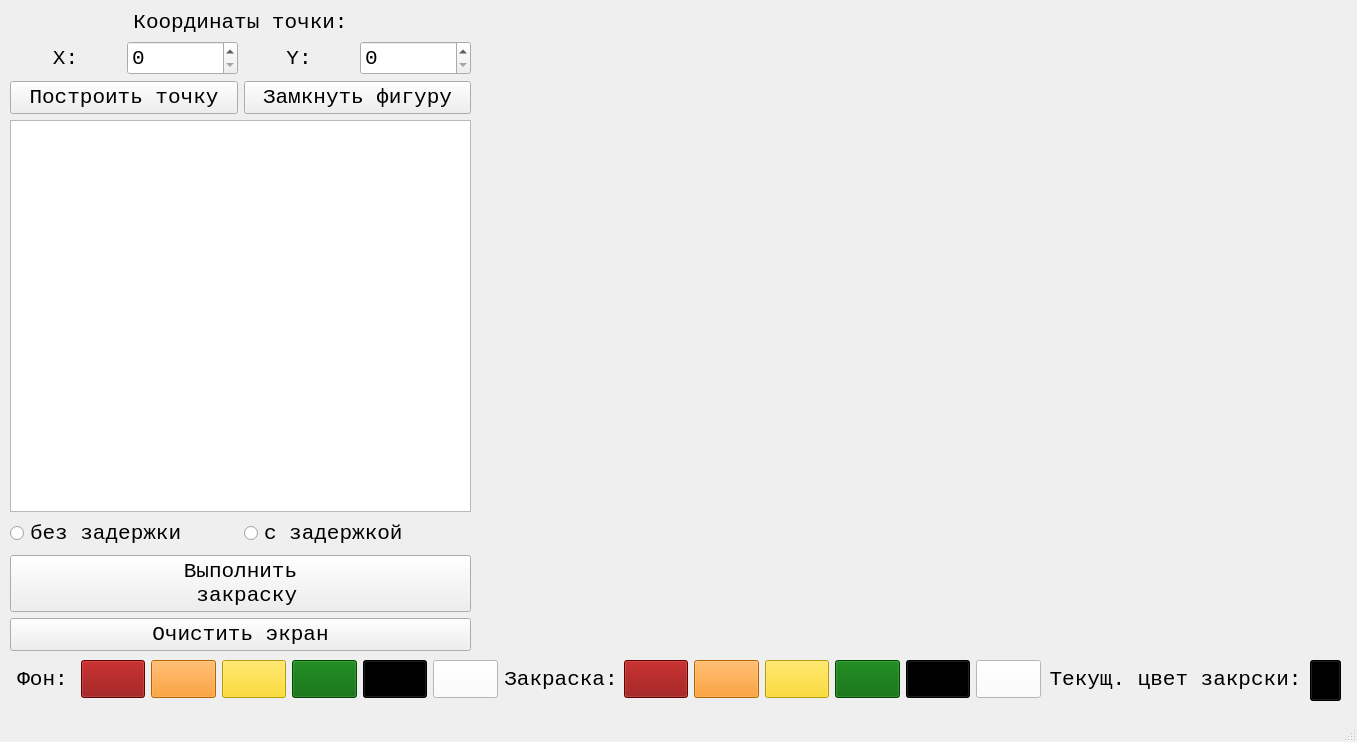
<?xml version="1.0" encoding="UTF-8"?>
<ui version="4.0">
 <class>MainWindow</class>
 <widget class="QMainWindow" name="MainWindow">
  <property name="geometry">
   <rect>
    <x>0</x>
    <y>0</y>
    <width>1357</width>
    <height>742</height>
   </rect>
  </property>
  <property name="windowTitle">
   <string>MainWindow</string>
  </property>
  <widget class="QWidget" name="centralwidget">
   <widget class="QWidget" name="gridLayoutWidget">
    <property name="geometry">
     <rect>
      <x>10</x>
      <y>10</y>
      <width>461</width>
      <height>641</height>
     </rect>
    </property>
    <property name="font">
     <font>
      <pointsize>16</pointsize>
     </font>
    </property>
    <layout class="QGridLayout" name="gridLayout">
     <item row="1" column="0">
      <widget class="QLabel" name="label_13">
       <property name="font">
        <font>
         <family>Consolas</family>
         <pointsize>16</pointsize>
        </font>
       </property>
       <property name="text">
        <string>X:</string>
       </property>
       <property name="alignment">
        <set>Qt::AlignCenter</set>
       </property>
      </widget>
     </item>
     <item row="1" column="1">
      <widget class="QDoubleSpinBox" name="dspCoordX">
       <property name="sizePolicy">
        <sizepolicy hsizetype="Minimum" vsizetype="Minimum">
         <horstretch>0</horstretch>
         <verstretch>0</verstretch>
        </sizepolicy>
       </property>
       <property name="font">
        <font>
         <family>Consolas</family>
         <pointsize>16</pointsize>
        </font>
       </property>
       <property name="decimals">
        <number>0</number>
       </property>
       <property name="minimum">
        <double>0.000000000000000</double>
       </property>
       <property name="maximum">
        <double>860.000000000000000</double>
       </property>
       <property name="value">
        <double>0.000000000000000</double>
       </property>
      </widget>
     </item>
     <item row="0" column="0" colspan="4">
      <widget class="QLabel" name="label_6">
       <property name="font">
        <font>
         <family>Consolas</family>
         <pointsize>16</pointsize>
        </font>
       </property>
       <property name="text">
        <string>Координаты точки:</string>
       </property>
       <property name="alignment">
        <set>Qt::AlignCenter</set>
       </property>
      </widget>
     </item>
     <item row="1" column="3">
      <widget class="QDoubleSpinBox" name="dspCoordY">
       <property name="sizePolicy">
        <sizepolicy hsizetype="Minimum" vsizetype="Minimum">
         <horstretch>0</horstretch>
         <verstretch>0</verstretch>
        </sizepolicy>
       </property>
       <property name="font">
        <font>
         <family>Consolas</family>
         <pointsize>16</pointsize>
        </font>
       </property>
       <property name="decimals">
        <number>0</number>
       </property>
       <property name="minimum">
        <double>0.000000000000000</double>
       </property>
       <property name="maximum">
        <double>860.000000000000000</double>
       </property>
       <property name="value">
        <double>0.000000000000000</double>
       </property>
      </widget>
     </item>
     <item row="5" column="0" rowspan="2" colspan="4">
      <widget class="QPushButton" name="btnFill">
       <property name="sizePolicy">
        <sizepolicy hsizetype="Minimum" vsizetype="Minimum">
         <horstretch>0</horstretch>
         <verstretch>0</verstretch>
        </sizepolicy>
       </property>
       <property name="font">
        <font>
         <family>Consolas</family>
         <pointsize>16</pointsize>
        </font>
       </property>
       <property name="text">
        <string>Выполнить
 закраску</string>
       </property>
      </widget>
     </item>
     <item row="2" column="0" colspan="2">
      <widget class="QPushButton" name="btnBuildPoint">
       <property name="sizePolicy">
        <sizepolicy hsizetype="Minimum" vsizetype="Minimum">
         <horstretch>0</horstretch>
         <verstretch>0</verstretch>
        </sizepolicy>
       </property>
       <property name="font">
        <font>
         <family>Consolas</family>
         <pointsize>16</pointsize>
        </font>
       </property>
       <property name="text">
        <string>Построить точку</string>
       </property>
      </widget>
     </item>
     <item row="2" column="2" colspan="2">
      <widget class="QPushButton" name="btnConnectAllPoints">
       <property name="sizePolicy">
        <sizepolicy hsizetype="Minimum" vsizetype="Minimum">
         <horstretch>0</horstretch>
         <verstretch>0</verstretch>
        </sizepolicy>
       </property>
       <property name="font">
        <font>
         <family>Consolas</family>
         <pointsize>16</pointsize>
        </font>
       </property>
       <property name="text">
        <string>Замкнуть фигуру</string>
       </property>
      </widget>
     </item>
     <item row="1" column="2">
      <widget class="QLabel" name="label_15">
       <property name="font">
        <font>
         <family>Consolas</family>
         <pointsize>16</pointsize>
        </font>
       </property>
       <property name="text">
        <string>Y:</string>
       </property>
       <property name="alignment">
        <set>Qt::AlignCenter</set>
       </property>
      </widget>
     </item>
     <item row="7" column="0" colspan="4">
      <widget class="QPushButton" name="btnClearScreen">
       <property name="sizePolicy">
        <sizepolicy hsizetype="Minimum" vsizetype="Minimum">
         <horstretch>0</horstretch>
         <verstretch>0</verstretch>
        </sizepolicy>
       </property>
       <property name="font">
        <font>
         <family>Consolas</family>
         <pointsize>16</pointsize>
        </font>
       </property>
       <property name="text">
        <string>Очистить экран</string>
       </property>
      </widget>
     </item>
     <item row="3" column="0" colspan="4">
      <widget class="QListWidget" name="listWidget">
       <property name="sizePolicy">
        <sizepolicy hsizetype="Expanding" vsizetype="Expanding">
         <horstretch>0</horstretch>
         <verstretch>0</verstretch>
        </sizepolicy>
       </property>
      </widget>
     </item>
     <item row="4" column="0" colspan="2">
      <widget class="QRadioButton" name="radioBtnNoDelay">
       <property name="font">
        <font>
         <family>Consolas</family>
         <pointsize>16</pointsize>
        </font>
       </property>
       <property name="text">
        <string>без задержки</string>
       </property>
      </widget>
     </item>
     <item row="4" column="2" colspan="2">
      <widget class="QRadioButton" name="rBtnDelay">
       <property name="font">
        <font>
         <family>Consolas</family>
         <pointsize>16</pointsize>
        </font>
       </property>
       <property name="text">
        <string>с задержкой</string>
       </property>
      </widget>
     </item>
    </layout>
   </widget>
   <widget class="QWidget" name="gridLayoutWidget_2">
    <property name="geometry">
     <rect>
      <x>10</x>
      <y>660</y>
      <width>1031</width>
      <height>38</height>
     </rect>
    </property>
    <property name="font">
     <font>
      <pointsize>16</pointsize>
     </font>
    </property>
    <layout class="QGridLayout" name="gridLayout_2">
     <item row="1" column="2">
      <widget class="QPushButton" name="btnBgColorORANGE">
       <property name="sizePolicy">
        <sizepolicy hsizetype="Minimum" vsizetype="Minimum">
         <horstretch>0</horstretch>
         <verstretch>0</verstretch>
        </sizepolicy>
       </property>
       <property name="font">
        <font>
         <pointsize>16</pointsize>
        </font>
       </property>
       <property name="styleSheet">
        <string notr="true">background-color: rgb(255, 140, 0);</string>
       </property>
       <property name="text">
        <string/>
       </property>
      </widget>
     </item>
     <item row="1" column="8">
      <widget class="QPushButton" name="btnFillColorRED">
       <property name="sizePolicy">
        <sizepolicy hsizetype="Minimum" vsizetype="Minimum">
         <horstretch>0</horstretch>
         <verstretch>0</verstretch>
        </sizepolicy>
       </property>
       <property name="font">
        <font>
         <pointsize>16</pointsize>
        </font>
       </property>
       <property name="styleSheet">
        <string notr="true">background-color: rgb(139, 0, 0);</string>
       </property>
       <property name="text">
        <string/>
       </property>
      </widget>
     </item>
     <item row="1" column="1">
      <widget class="QPushButton" name="btnBgColorRED">
       <property name="sizePolicy">
        <sizepolicy hsizetype="Minimum" vsizetype="Minimum">
         <horstretch>0</horstretch>
         <verstretch>0</verstretch>
        </sizepolicy>
       </property>
       <property name="font">
        <font>
         <pointsize>16</pointsize>
        </font>
       </property>
       <property name="styleSheet">
        <string notr="true">background-color: rgb(139, 0, 0);</string>
       </property>
       <property name="text">
        <string/>
       </property>
      </widget>
     </item>
     <item row="1" column="0">
      <widget class="QLabel" name="label_8">
       <property name="font">
        <font>
         <family>Consolas</family>
         <pointsize>16</pointsize>
        </font>
       </property>
       <property name="text">
        <string>Фон:</string>
       </property>
       <property name="alignment">
        <set>Qt::AlignCenter</set>
       </property>
      </widget>
     </item>
     <item row="1" column="9">
      <widget class="QPushButton" name="btnFillColorORANGE">
       <property name="sizePolicy">
        <sizepolicy hsizetype="Minimum" vsizetype="Minimum">
         <horstretch>0</horstretch>
         <verstretch>0</verstretch>
        </sizepolicy>
       </property>
       <property name="font">
        <font>
         <pointsize>16</pointsize>
        </font>
       </property>
       <property name="styleSheet">
        <string notr="true">background-color: rgb(255, 140, 0);</string>
       </property>
       <property name="text">
        <string/>
       </property>
      </widget>
     </item>
     <item row="1" column="6">
      <widget class="QPushButton" name="btnBgColorWHITE">
       <property name="sizePolicy">
        <sizepolicy hsizetype="Minimum" vsizetype="Minimum">
         <horstretch>0</horstretch>
         <verstretch>0</verstretch>
        </sizepolicy>
       </property>
       <property name="font">
        <font>
         <pointsize>16</pointsize>
        </font>
       </property>
       <property name="styleSheet">
        <string notr="true">background-color: rgb(255, 255, 255);</string>
       </property>
       <property name="text">
        <string/>
       </property>
      </widget>
     </item>
     <item row="1" column="4">
      <widget class="QPushButton" name="btnBgColorGREEN">
       <property name="sizePolicy">
        <sizepolicy hsizetype="Minimum" vsizetype="Minimum">
         <horstretch>0</horstretch>
         <verstretch>0</verstretch>
        </sizepolicy>
       </property>
       <property name="font">
        <font>
         <pointsize>16</pointsize>
        </font>
       </property>
       <property name="styleSheet">
        <string notr="true">background-color: rgb(0, 100, 0);</string>
       </property>
       <property name="text">
        <string/>
       </property>
      </widget>
     </item>
     <item row="1" column="3">
      <widget class="QPushButton" name="btnBgColorYELLOW">
       <property name="sizePolicy">
        <sizepolicy hsizetype="Minimum" vsizetype="Minimum">
         <horstretch>0</horstretch>
         <verstretch>0</verstretch>
        </sizepolicy>
       </property>
       <property name="font">
        <font>
         <pointsize>16</pointsize>
        </font>
       </property>
       <property name="styleSheet">
        <string notr="true">background-color: rgb(255, 215, 0);</string>
       </property>
       <property name="text">
        <string/>
       </property>
      </widget>
     </item>
     <item row="1" column="5">
      <widget class="QPushButton" name="btnBgColorBLACK">
       <property name="sizePolicy">
        <sizepolicy hsizetype="Minimum" vsizetype="Minimum">
         <horstretch>0</horstretch>
         <verstretch>0</verstretch>
        </sizepolicy>
       </property>
       <property name="font">
        <font>
         <pointsize>16</pointsize>
        </font>
       </property>
       <property name="styleSheet">
        <string notr="true">background-color: rgb(0, 0, 0);</string>
       </property>
       <property name="text">
        <string/>
       </property>
      </widget>
     </item>
     <item row="1" column="11">
      <widget class="QPushButton" name="btnFillColorGREEN">
       <property name="sizePolicy">
        <sizepolicy hsizetype="Minimum" vsizetype="Minimum">
         <horstretch>0</horstretch>
         <verstretch>0</verstretch>
        </sizepolicy>
       </property>
       <property name="font">
        <font>
         <pointsize>16</pointsize>
        </font>
       </property>
       <property name="styleSheet">
        <string notr="true">background-color: rgb(0, 100, 0);</string>
       </property>
       <property name="text">
        <string/>
       </property>
      </widget>
     </item>
     <item row="1" column="7">
      <widget class="QLabel" name="label_9">
       <property name="font">
        <font>
         <family>Consolas</family>
         <pointsize>16</pointsize>
        </font>
       </property>
       <property name="text">
        <string>Закраска:</string>
       </property>
       <property name="alignment">
        <set>Qt::AlignCenter</set>
       </property>
      </widget>
     </item>
     <item row="1" column="12">
      <widget class="QPushButton" name="btnFillColorBLACK">
       <property name="sizePolicy">
        <sizepolicy hsizetype="Minimum" vsizetype="Minimum">
         <horstretch>0</horstretch>
         <verstretch>0</verstretch>
        </sizepolicy>
       </property>
       <property name="font">
        <font>
         <pointsize>16</pointsize>
        </font>
       </property>
       <property name="styleSheet">
        <string notr="true">background-color: rgb(0, 0, 0);</string>
       </property>
       <property name="text">
        <string/>
       </property>
      </widget>
     </item>
     <item row="1" column="10">
      <widget class="QPushButton" name="btnFillColorYELLOW">
       <property name="sizePolicy">
        <sizepolicy hsizetype="Minimum" vsizetype="Minimum">
         <horstretch>0</horstretch>
         <verstretch>0</verstretch>
        </sizepolicy>
       </property>
       <property name="font">
        <font>
         <pointsize>16</pointsize>
        </font>
       </property>
       <property name="styleSheet">
        <string notr="true">background-color: rgb(255, 215, 0);</string>
       </property>
       <property name="text">
        <string/>
       </property>
      </widget>
     </item>
     <item row="1" column="13">
      <widget class="QPushButton" name="btnFillColorWHITE">
       <property name="sizePolicy">
        <sizepolicy hsizetype="Minimum" vsizetype="Minimum">
         <horstretch>0</horstretch>
         <verstretch>0</verstretch>
        </sizepolicy>
       </property>
       <property name="font">
        <font>
         <pointsize>16</pointsize>
        </font>
       </property>
       <property name="styleSheet">
        <string notr="true">background-color: rgb(255, 255, 255);</string>
       </property>
       <property name="text">
        <string/>
       </property>
      </widget>
     </item>
    </layout>
   </widget>
   <widget class="QPushButton" name="colorIndicator">
    <property name="geometry">
     <rect>
      <x>1310</x>
      <y>660</y>
      <width>31</width>
      <height>41</height>
     </rect>
    </property>
    <property name="sizePolicy">
     <sizepolicy hsizetype="Minimum" vsizetype="Minimum">
      <horstretch>0</horstretch>
      <verstretch>0</verstretch>
     </sizepolicy>
    </property>
    <property name="font">
     <font>
      <pointsize>16</pointsize>
     </font>
    </property>
    <property name="styleSheet">
     <string notr="true">background-color: rgb(0, 0, 0);</string>
    </property>
    <property name="text">
     <string/>
    </property>
   </widget>
   <widget class="QLabel" name="label_12">
    <property name="geometry">
     <rect>
      <x>1050</x>
      <y>660</y>
      <width>251</width>
      <height>39</height>
     </rect>
    </property>
    <property name="font">
     <font>
      <family>Consolas</family>
      <pointsize>16</pointsize>
     </font>
    </property>
    <property name="text">
     <string>Текущ. цвет закрски:</string>
    </property>
    <property name="alignment">
     <set>Qt::AlignCenter</set>
    </property>
   </widget>
   <widget class="QWidget" name="verticalLayoutWidget">
    <property name="geometry">
     <rect>
      <x>479</x>
      <y>9</y>
      <width>861</width>
      <height>641</height>
     </rect>
    </property>
    <layout class="QVBoxLayout" name="verticalLayout"/>
   </widget>
  </widget>
  <widget class="QMenuBar" name="menubar">
   <property name="geometry">
    <rect>
     <x>0</x>
     <y>0</y>
     <width>1357</width>
     <height>21</height>
    </rect>
   </property>
  </widget>
  <widget class="QStatusBar" name="statusbar"/>
 </widget>
 <resources/>
 <connections/>
</ui>
